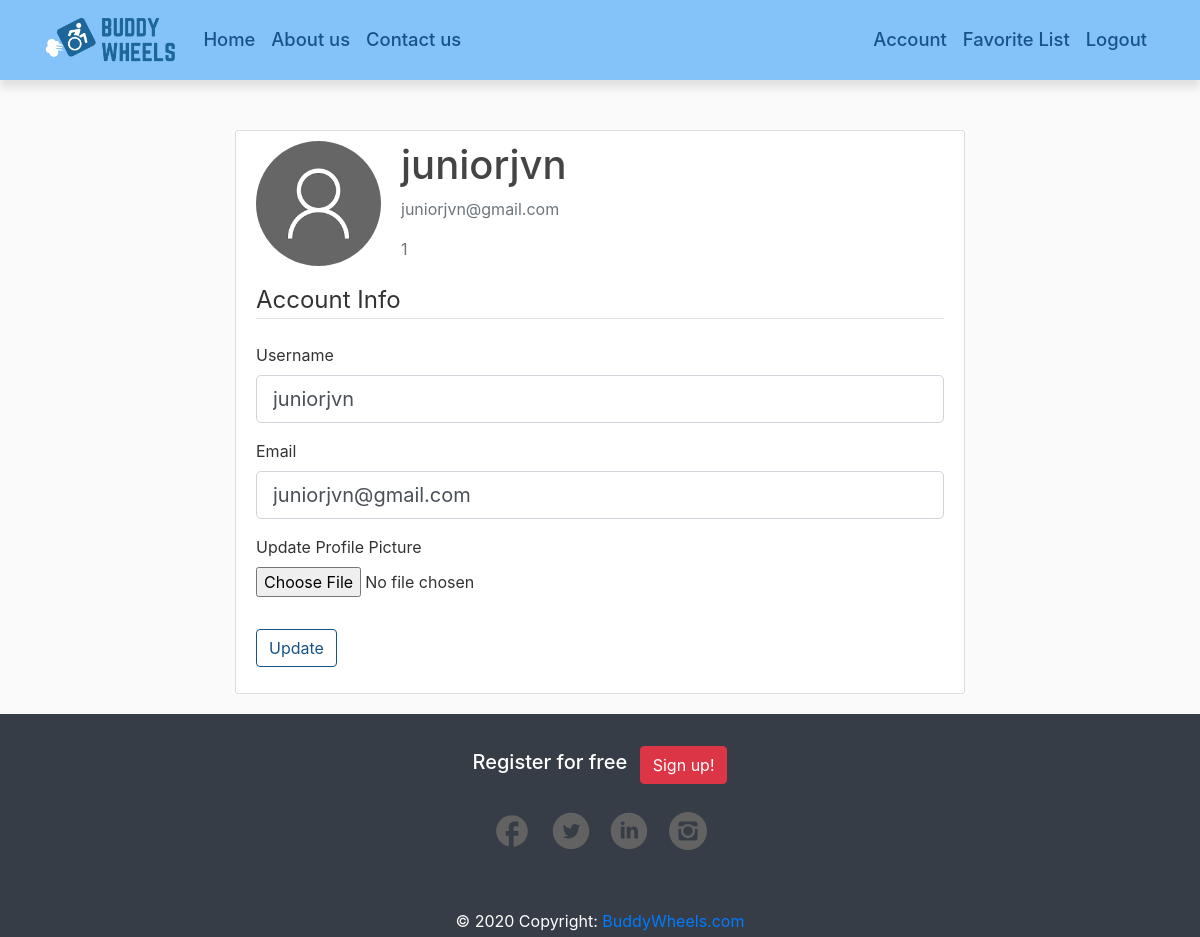
Page /account (signed in) on the committed database.
### buddyWheels/models.py (models this page shows, shortened)
class User(db.Model, UserMixin):
    id = db.Column(db.Integer, primary_key=True)
    username = db.Column(db.String(20), unique=True, nullable=False)
    firstName = db.Column(db.String(20), unique=True, nullable=False)
    lastName = db.Column(db.String(20), unique=True, nullable=False)
    email = db.Column(db.String(120), unique=True, nullable=False)
    image_file = db.Column(db.String(20), nullable=False, default='default.jpg')
    password = db.Column(db.String(60), nullable=False)

### buddyWheels/route.py (the view)
@app.route("/account", methods=['GET', 'POST'])
@login_required
def account():
    form = UpdateAccountForm()
    if form.validate_on_submit():
        if form.picture.data:
            picture_file = save_picture(form.picture.data)
            current_user.image_file = picture_file
        current_user.username = form.username.data
        current_user.email = form.email.data
        db.session.commit()
        flash('Your account has been updated!', 'success')
        return redirect(url_for('account'))
    elif request.method == 'GET':
        form.username.data = current_user.username
        form.email.data = current_user.email
    image_file = url_for('static', filename='profile_pics/' + current_user.image_file)
    return render_template('account.html', title='Account',
                           image_file=image_file, form=form)

### buddyWheels/forms.py (shortened to what this page needs)
class UpdateAccountForm(FlaskForm):
    username = StringField('Username',
                           validators=[DataRequired(), Length(min=2, max=20)])
    email = StringField('Email',
                        validators=[DataRequired(), Email()])
    picture = FileField('Update Profile Picture', validators=[FileAllowed(['jpg', 'png'])])
    submit = SubmitField('Update')

### buddyWheels/models.py (called while the page is built)
@login_manager.user_loader
def load_user(user_id):
    return User.query.get(int(user_id))

### buddyWheels/templates/account.html (shortened to what this page needs)
{% extends "layout.html" %}
{% block content %}
    <div class="content-section">
      <div class="media">
        <img class="rounded-circle account-img" src="{{ image_file }}">
        <div class="media-body">
          <h2 class="account-heading">{{ current_user.username }}</h2>
          <p class="text-secondary">{{ current_user.email }}</p>
          <p class="text-secondary">{{ current_user.id }}</p>
        </div>
      </div>
        <form method="POST" action="" enctype="multipart/form-data">
            <fieldset class="form-group">
                <legend class="border-bottom mb-4">Account Info</legend>
                <div class="form-group">
                    {{ form.username.label(class="form-control-label") }}
                    {% if form.username.errors %}
                        {{ form.username(class="form-control form-control-lg is-invalid") }}
                        <div class="invalid-feedback">
                            {% for error in form.username.errors %}
                                <span>{{ error }}</span>
                            {% endfor %}
                        </div>
                    {% else %}
                        {{ form.username(class="form-control form-control-lg") }}
                    {% endif %}
                </div>
                <div class="form-group">
                    {{ form.email.label(class="form-control-label") }}
                    {% if form.email.errors %}
                        {{ form.email(class="form-control form-control-lg is-invalid") }}
                        <div class="invalid-feedback">
                            {% for error in form.email.errors %}
                                <span>{{ error }}</span>
                            {% endfor %}
                        </div>
                    {% else %}
                        {{ form.email(class="form-control form-control-lg") }}
                    {% endif %}
                </div>
                <div class="form-group">
                    {{ form.picture.label() }}
                    {{ form.picture(class="form-control-file") }}
                </div>
            </fieldset>
            <div class="form-group">
                {{ form.submit(class="btn btn-outline-info") }}
            </div>
        </form>
    </div>
{% endblock content %}

### buddyWheels/templates/layout.html (shortened to what this page needs)
<!DOCTYPE html>
<html>
<head>
    <link rel="stylesheet" href="https://maxcdn.bootstrapcdn.com/bootstrap/4.0.0/css/bootstrap.min.css">
    <link rel="stylesheet" type="text/css" href="{{ url_for('static', filename='main.css') }}">
</head>
<body>
    <header class="site-header">
      <nav class="navbar navbar-expand-md navbar-dark fixed-top"  style="background-color: rgb(131, 195, 250);">
        <div class="container">
            <a href="{{ url_for('home') }}" class="navbar-brand"><img src="{{ url_for('static', filename='buddyWheels2.png') }}" alt="Buddy Wheels Logo"></a>
          <div class="collapse navbar-collapse" id="navbarToggle">
            <div class="navbar-nav mr-auto">
              <a class="nav-item nav-link" href="{{ url_for('home') }}">Home</a>
              <a class="nav-item nav-link" href="{{ url_for('about') }}">About us</a>
              <a class="nav-item nav-link" href="{{ url_for('contact') }}">Contact us</a>
            </div>
            <div class="navbar-nav">
              {% if current_user.is_authenticated %}
                <a class="nav-item nav-link" href="{{ url_for('account') }}">Account</a>
                <a class="nav-item nav-link" href="{{ url_for('favoriteList') }}">Favorite List</a>
                <a class="nav-item nav-link" href="{{ url_for('logout') }}">Logout</a>
              {% else %}
                <a class="nav-item nav-link" href="{{ url_for('login') }}">Login</a>
                <a class="nav-item nav-link" href="{{ url_for('register') }}">Register</a>
              {% endif %}
            </div>
          </div>
        </div>
      </nav>
    </header>
    {% if title|string() == 'Home' %}
    <main>
        {% block homepage %}{% endblock %}
    </main>
    {% else %}
    <main role="main" class="container">
      <div class="row">
        <div class="col"></div>
        <div class="col-8">
          {% block content %}{% endblock %}
        </div>
        <div class="col"></div>
      </div>
    </main>
    {% endif %}
<footer>
  <div class="container">
      <div class="row text-light text-center py-4 justify-content-center">
          <div class="col-sm-10 col-md-8 col-lg-6">
              <ul class="list-unstyled list-inline text-center py-2">
                <li class="list-inline-item">
                  <h5 class="mb-1">Register for free</h5>
                </li>
                <li class="list-inline-item">
                  <a href="{{ url_for('register') }}" class="btn btn-danger btn-rounded">Sign up!</a>
                </li>
              </ul>
              <ul class="list-unstyled list-inline text-center">
                <li class="list-inline-item">
                  <a href="https://www.facebook.com/" target="_blank" class="btn-social btn-floating btn-fb mx-1">
                    <svg xmlns="http://www.w3.org/2000/svg"
                         width="1em"
                         height="1em"
                         viewBox="0 0 24 24">
                        <path d="M22 12c0-5.52-4.48-10-10-10S2 6.48 2 12c0 4.84 3.44 8.87 8 9.8V15H8v-3h2V9.5C10 7.57 11.57 6 13.5 6H16v3h-2c-.55 0-1 .45-1 1v2h3v3h-3v6.95c5.05-.5 9-4.76 9-9.95z"/>
                    </svg>
                  </a>
                </li>
                <li class="list-inline-item">
                  <a href="https://twitter.com/" target="_blank" class="btn-social btn-floating btn-tw mx-1">
                  </a>
                </li>
                <li class="list-inline-item">
                  <a href="https://www.linkedin.com/" target="_blank" class="btn-social btn-floating btn-li mx-1">
                  </a>
                </li>
                <li class="list-inline-item">
                  <a href="https://www.instagram.com/" target="_blank" class="btn-social btn-floating btn-ig mx-1">
                  </a>
                </li>
              </ul>
          </div>
      </div>
      <div class="footer-copyright text-center py-1">© 2020 Copyright:
        <a href="{{ url_for('home') }}"> BuddyWheels.com</a>
      </div>
  </div>
</footer>
</body>
</html>

### buddyWheels/static/main.css (style rules this page uses)
body { background: #fafafa; color: #333333; margin-top: 5rem; }
.navbar-brand img { height: 3.4rem; }
.navbar { font-size: 1.15rem; font-weight: 450; box-shadow: 0 .5rem .5rem rgba(0, 0, 0, .1); z-index: 1; }
h1, h2, h3, h4, h5, h6 { color: #444444; }
.site-header .navbar-nav .nav-link { color: rgb(25, 82, 136); }
.content-section { background: #ffffff; padding: 10px 20px; border: 1px solid #dddddd; border-radius: 3px; margin-bottom: 20px; margin-top: 50px; }
.account-img { height: 125px; width: 125px; margin-right: 20px; margin-bottom: 16px; }
.account-heading { font-size: 2.5rem; }
footer { background: rgb(0,0,0); }
.btn-floating { color: #428bca; }
.btn-outline-info { color: rgb(25, 82, 136); border-color: rgb(25, 82, 136); }
footer { bottom: 0; background-color: rgb(54, 61, 71); color: white; }
footer h5 { color: white; }
.btn-social { font-size: 38px; fill: #626262; }

### rows in the picture
User: username "juniorjvn", email "juniorjvn@gmail.com", id "1"
